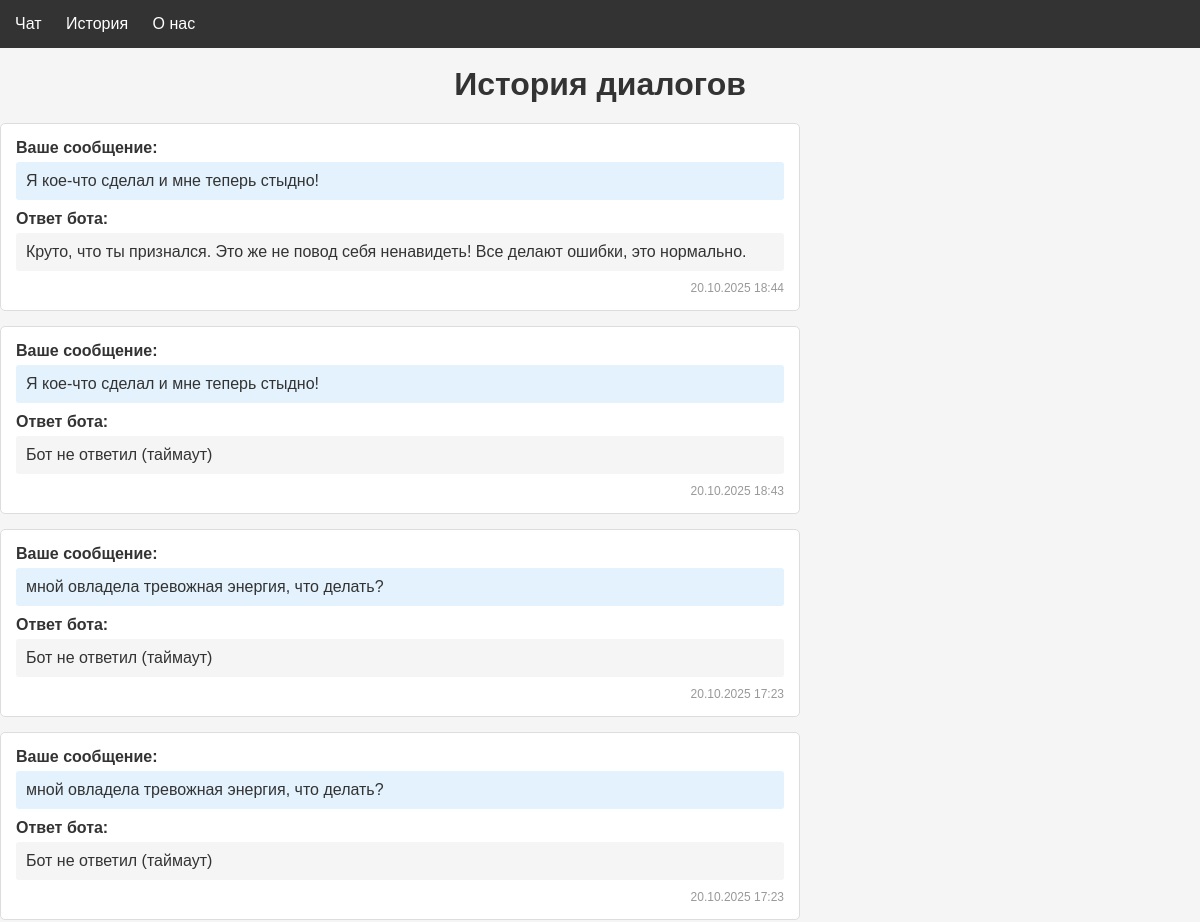
Page /history/ (upper part) on the earlier database version.
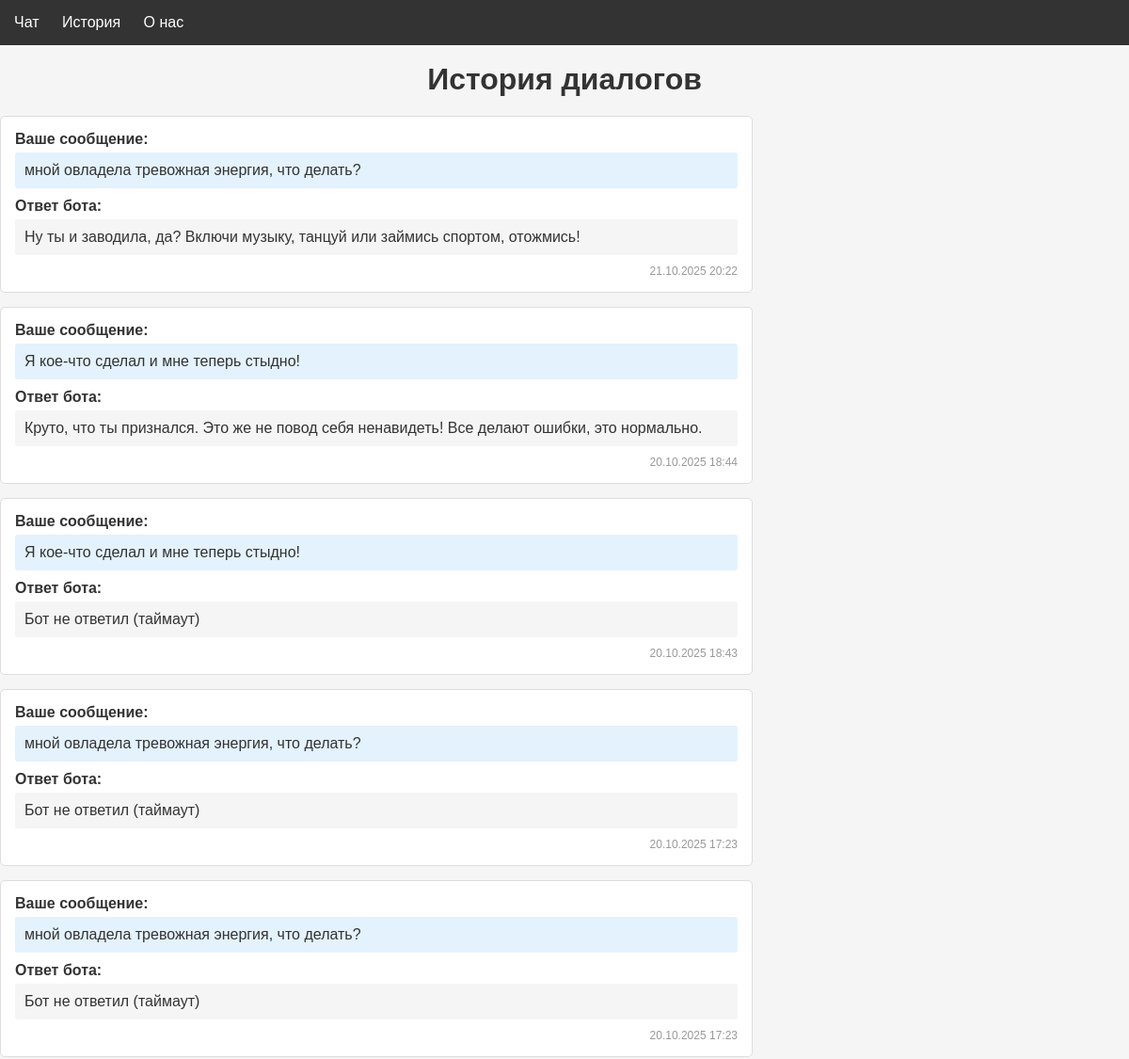
Same page on the later database version.
### chat/models.py (models this page shows, shortened)
class ChatMessage(models.Model):
    user_message = models.TextField()
    bot_response = models.TextField()
    created_at = models.DateTimeField(auto_now_add=True)
    class Meta:
        ordering = ['-created_at']

### chat/views.py (the view)
# urls.py: path('history/', views.history_page, name='history_page'),
def history_page(request):
    messages = ChatMessage.objects.all()
    return render(request, 'chat/history.html', {'messages': messages})

### chat/templates/chat/history.html (shortened to what this page needs)
{% extends 'chat/base.html' %}
{% block content %}
<h1> История диалогов</h1>
{% if messages %}
    <div style="max-width: 800px;">
        {% for message in messages %}
            <div style="
                border: 1px solid #ddd;
                border-radius: 5px;
                padding: 15px;
                margin-bottom: 15px;
                background-color: white;
            ">
                <div style="margin-bottom: 10px;">
                    <strong>Ваше сообщение:</strong>
                    <p style="
                        margin-top: 5px;
                        padding: 10px;
                        background-color: #e3f2fd;
                        border-radius: 3px;
                    ">
                        {{ message.user_message }}
                    </p>
                </div>
                <div style="margin-bottom: 10px;">
                    <strong>Ответ бота:</strong>
                    <p style="
                        margin-top: 5px;
                        padding: 10px;
                        background-color: #f5f5f5;
                        border-radius: 3px;
                    ">
                        {{ message.bot_response }}
                    </p>
                </div>
                <div style="
                    text-align: right;
                    font-size: 12px;
                    color: #999;
                ">
                    {{ message.created_at|date:"d.m.Y H:i" }}
                </div>
            </div>
        {% endfor %}
    </div>
{% endif %}
{% endblock %}

Differences in the rows shown:
added ChatMessage: user_message "мной овладела тревожная энергия, что делать?", bot_response "Ну ты и заводила, да? Включи музыку, танцуй или займись спортом, отожмись!", created_at "21.10.2025 20:22"
